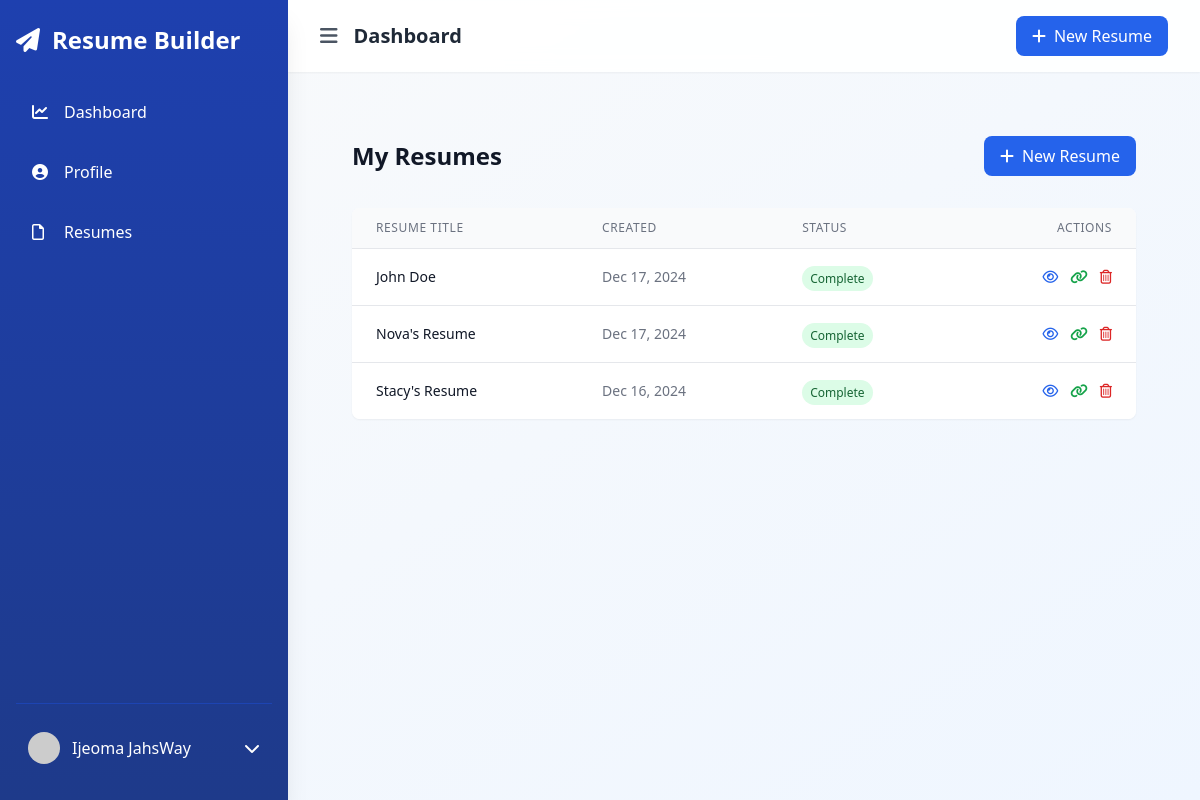
The page /resumes/list/ (signed in) on the database its author committed.
### resumes/models.py (models this page shows, shortened)
class Resume(models.Model):
    user = models.ForeignKey(User, on_delete=models.CASCADE)
    title = models.CharField(max_length=100)
    created_at = models.DateTimeField(auto_now_add=True)
    updated_at = models.DateTimeField(auto_now=True)
    is_complete = models.BooleanField(default=False)
    slug = models.SlugField(unique=True, blank=True)
    template = models.ForeignKey(ResumeTemplate, on_delete=models.SET_NULL, null=True)

### resumes/views.py (the view)
# urls.py: path('list/', views.resume_list, name='resume_list'),
@login_required
def resume_list(request):
    resumes = Resume.objects.filter(user=request.user).order_by('-created_at')
    return render(request, 'resumes/resume_list.html', {
        'resumes': resumes,
        'section': 'resume_list'
    })

### core/context_processors.py (called while the page is built)
def site_settings(request):
    try:
        settings = SiteSettings.objects.first()
        templates = ResumeTemplate.objects.filter(is_active=True).order_by('?')
        return {
            'site_settings': settings,
            'featured_templates': templates
        }
    except:
        return {
            'site_settings': None,
            'featured_templates': []
        }

### resumes/templates/resumes/resume_list.html (shortened to what this page needs)
{% extends "accounts/dashboard_base.html" %}
{% block content %}
<div class="max-w-7xl mx-auto px-4 sm:px-6 lg:px-8 py-8">
    <div class="flex justify-between items-center mb-8">
        <h1 class="text-2xl font-bold text-gray-900">My Resumes</h1>
        <a href="{% url 'create_resume' %}"
           class="inline-flex items-center px-4 py-2 bg-blue-600 text-white rounded-lg hover:bg-blue-700 transition-colors">
            <i class="fas fa-plus mr-2"></i>New Resume
        </a>
    </div>
    {% if resumes %}
        <div class="bg-white shadow-sm rounded-lg overflow-hidden">
            <div class="overflow-x-auto">
                <table class="min-w-full w-full divide-y divide-gray-200">
                    <thead class="bg-gray-50">
                        <tr>
                            <th class="px-6 py-3 text-left text-xs font-medium text-gray-500 uppercase tracking-wider">Resume Title</th>
                            <th class="px-6 py-3 text-left text-xs font-medium text-gray-500 uppercase tracking-wider">Created</th>
                            <th class="px-6 py-3 text-left text-xs font-medium text-gray-500 uppercase tracking-wider">Status</th>
                            <th class="px-6 py-3 text-right text-xs font-medium text-gray-500 uppercase tracking-wider">Actions</th>
                        </tr>
                    </thead>
                    <tbody class="bg-white divide-y divide-gray-200">
                        {% for resume in resumes %}
                            <tr class="hover:bg-gray-50">
                                <td class="px-6 py-4 whitespace-nowrap">
                                    <div class="text-sm font-medium text-gray-900">{{ resume.title }}</div>
                                </td>
                                <td class="px-6 py-4 whitespace-nowrap">
                                    <div class="text-sm text-gray-500">{{ resume.created_at|date:"M d, Y" }}</div>
                                </td>
                                <td class="px-6 py-4 whitespace-nowrap">
                                    <span class="px-2 py-1 text-xs font-medium rounded-full
                                        {% if resume.is_complete %}bg-green-100 text-green-800
                                        {% else %}bg-yellow-100 text-yellow-800{% endif %}">
                                        {{ resume.is_complete|yesno:"Complete,In Progress" }}
                                    </span>
                                </td>
                                <td class="px-6 py-4 whitespace-nowrap text-right text-sm font-medium">
                                    <div class="flex justify-end space-x-3">
                                        <a href="{% url 'resume_preview' resume.slug %}"
                                           class="text-blue-600 hover:text-blue-900" title="Preview">
                                            <i class="far fa-eye"></i>
                                        </a>
                                        {% if resume.is_complete %}
                                            <a href="{% url 'public_resume_view' resume.slug %}"
                                            class="text-green-600 hover:text-green-900" title="Public Link">
                                                <i class="fas fa-link"></i>
                                            </a>
                                        {% endif %}
                                        <button onclick="confirmDelete('{% url 'delete_resume' resume.slug %}')"
                                                class="text-red-600 hover:text-red-900" title="Delete">
                                            <i class="far fa-trash-alt"></i>
                                        </button>
                                    </div>
                                </td>
                            </tr>
                        {% endfor %}
                    </tbody>
                </table>
            </div>
        </div>
    {% endif %}
</div>
{% endblock %}

### accounts/templates/accounts/dashboard_base.html (shortened to what this page needs)
<!DOCTYPE html>
<html lang="en">
<head>
    <script src="https://cdn.tailwindcss.com"></script>
    <link rel="stylesheet" href="https://cdnjs.cloudflare.com/ajax/libs/font-awesome/6.4.0/css/all.min.css">
</head>
<body class="bg-gradient-to-br from-gray-50 to-blue-50"
      x-data="{
          sidebarOpen: localStorage.getItem('sidebarOpen') === 'true' || window.innerWidth > 768,
          theme: localStorage.getItem('theme') || 'light'
      }"
      x-init="$watch('sidebarOpen', value => localStorage.setItem('sidebarOpen', value))">
    <div class="min-h-screen flex">
        <aside x-cloak
               :class="{'translate-x-0': sidebarOpen, '-translate-x-full hidden': !sidebarOpen}"
               class="fixed md:relative bg-gradient-to-b from-blue-800 to-blue-900 text-white w-72 min-h-screen z-30 sidebar-transition shadow-xl">
            <div class="h-full flex flex-col px-4 py-6">
                <div class="flex items-center justify-between mb-8">
                    <a href="{% url 'home' %}" class="text-2xl font-bold flex items-center group">
                        <i class="fas fa-paper-plane mr-3 transform group-hover:rotate-12 transition-transform"></i>
                        <span class="group-hover:text-blue-200 transition-colors">Resume Builder</span>
                    </a>
                </div>
                <nav class="flex-1">
                    <ul class="space-y-3">
                        <li x-data="{ isHovered: false }">
                            <a href="{% url 'dashboard' %}"
                               @mouseenter="isHovered = true"
                               @mouseleave="isHovered = false"
                               class="flex items-center py-3 px-4 rounded-lg transition-all duration-200 hover:bg-blue-700/50 relative overflow-hidden
                                    {% if request.path == '/dashboard/' %}bg-blue-700 border-l-4 border-white{% endif %}">
                                <i class="fas fa-chart-line w-5"></i>
                                <span class="ml-3">Dashboard</span>
                            </a>
                        </li>
                        <li x-data="{ isHovered: false }">
                            <a href="{% url 'update_profile' %}"
                               @mouseenter="isHovered = true"
                               @mouseleave="isHovered = false"
                               class="flex items-center py-3 px-4 rounded-lg transition-all duration-200 hover:bg-blue-700/50 relative overflow-hidden
                                    {% if request.path == '/profile/update/' %}bg-blue-700 border-l-4 border-white{% endif %}">
                                <i class="fas fa-user-circle w-5"></i>
                                <span class="ml-3">Profile</span>
                            </a>
                        </li>
                        <li x-data="{ isHovered: false }">
                            <a href="{% url 'resume_list' %}"
                               @mouseenter="isHovered = true"
                               @mouseleave="isHovered = false"
                               class="flex items-center py-3 px-4 rounded-lg transition-all duration-200 hover:bg-blue-700/50 relative overflow-hidden
                                    {% if request.path == '/resume_list/' %}bg-blue-700 border-l-4 border-white{% endif %}">
                                <i class="fa-regular fa-file w-5"></i>
                                <span class="ml-3">Resumes</span>
                            </a>
                        </li>
                    </ul>
                </nav>
                <div class="border-t border-blue-700/50 pt-4 space-y-2">
                    <div x-data="{ userMenuOpen: false }" class="relative">
                        <button @click="userMenuOpen = !userMenuOpen"
                                class="w-full flex items-center justify-between p-3 rounded-lg hover:bg-blue-700/50 transition-colors">
                            <div class="flex items-center">
                                <img src="{{ user.profile.profile_picture.url|default:'https://placehold.co/40x40' }}"
                                     alt="Profile"
                                     class="w-8 h-8 rounded-full object-cover">
                                <span class="ml-3">{{ user.get_full_name|default:user.username }}</span>
                            </div>
                            <i class="fas fa-chevron-down transition-transform"
                               :class="{ 'transform rotate-180': userMenuOpen }"></i>
                        </button>
                    </div>
                </div>
            </div>
        </aside>
        <div class="flex-1 flex flex-col min-h-screen w-full transition-all duration-300">
            <header class="glass-effect shadow-sm sticky top-0 z-10">
                <div class="flex justify-between items-center px-4 md:px-8 py-4">
                    <div class="flex items-center">
                        <button @click="sidebarOpen = !sidebarOpen"
                                class="text-gray-600 hover:text-gray-900 transition-colors">
                            <i class="fas fa-bars text-xl"></i>
                        </button>
                        <h1 class="ml-4 text-xl font-semibold text-gray-800">{% block header %}Dashboard{% endblock %}</h1>
                    </div>
                    <div class="flex items-center space-x-4">
                        <a href="{% url 'create_resume' %}"
                           class="bg-blue-600 text-white px-4 py-2 rounded-lg hover:bg-blue-700 transition-colors">
                            <i class="fas fa-plus mr-2"></i>New Resume
                        </a>
                    </div>
                </div>
            </header>
            <main class="flex-1 p-4 md:p-8">
                {% block content %}{% endblock %}
            </main>
        </div>
    </div>
</body>
</html>

### accounts/templates/accounts/dashboard_base.html (style rules this page uses)
.sidebar-transition { transition: all 0.3s cubic-bezier(0.4, 0, 0.2, 1); }
.glass-effect { background: rgba(255, 255, 255, 0.9); backdrop-filter: blur(10px); -webkit-backdrop-filter: blur(10px); }

### rows shown on the page
Resume: title "John Doe", created_at "Dec 17, 2024", is_complete "Complete"
Resume: title "Nova's Resume", created_at "Dec 17, 2024", is_complete "Complete"
Resume: title "Stacy's Resume", created_at "Dec 16, 2024", is_complete "Complete"

### other values the page prints
{{ user.get_full_name|default:user.username }} "Ijeoma JahsWay"
